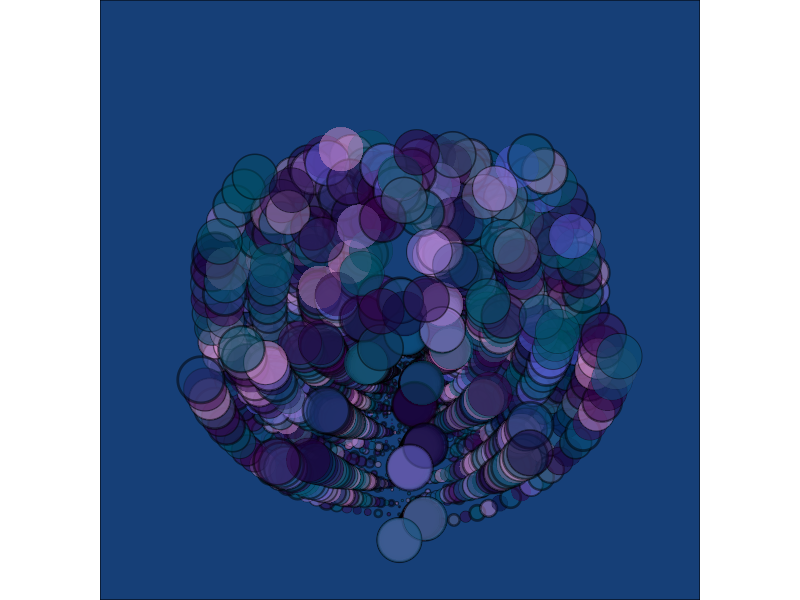

R code for this plot:
#========== Live Code Example =========#

# Library Load In====
library(tidyverse) #Because I'm lazy and reckless.


#=== Chaos to commence below ===#
  
circle_randomizer <- function(color_pal = c("rainbow","nature","galaxy","void","random"),
                              border_color = c("white", "black", "random"),
                              crowding = c("light", "middle", "heavy", "random"),
                              coordinates = c("cartesian", "polar", "equal", "random")){
  
#=============== Preset Color Palettes==============#  
  rainbow_pal = c("#af3918", "#a21152", "#822b75", "#612884",
                  "#154baf", "#0b82b9", "#277e9d", "#488e35",
                  "#e3a934","#b2336a")
  
  nature_pal = c("#ba3834","#731b18","#6a6a2a","#3d3d12","#634d41",
                 "#9e7057","#EEC373")
  
  galaxy_pal = c("#000839","#2C003E", "#3B064D", "#0F4C81", "#015668", "#003F5C", "#E497CD",
                 "#505BDA")
  #==================================================#
  
  # Parameter Lists==========#
  
  pal_list = list("rainbow" = rainbow_pal,
                  "nature" = nature_pal,
                  "galaxy" = galaxy_pal,
                  "void" = "#ffffff")
  
  border_list = list("white" = "#ffffff",
                     "black" = "#000000")
  
  crowds_list = list("light" = 10,
                     "medium" = 50,
                     "heavy" = 100)
  
  coords_list = list("cartesian" = coord_cartesian(),
                     "polar" = coord_polar(),
                     "equal" = coord_equal())
  
  #==============================================#
  
  #===Input Variable Lists===#
  
  #Color Palette
  input_pal = switch(color_pal,
                     "rainbow" = pal_list$rainbow,
                     "nature" = pal_list$nature,
                     "galaxy" = pal_list$galaxy,
                     "void" = pal_list$void,
                     "random" = unlist(sample(pal_list, 1)))
  
  #Crowding/Spacing of points
  input_crowding = switch(crowding,
                          "light" = crowds_list$light,
                          "medium" = crowds_list$medium,
                          "heavy" = crowds_list$heavy,
                          "random" = unlist(sample(crowds_list,1)))
  
  #Border color of circles/points
  input_border = switch(border_color,
                        "black" = border_list$black,
                        "white" = border_list$white,
                        "random" = unlist(sample(border_list,1)))
  
  #Ggplot plot coordinate systems
  input_coord = switch(coordinates,
                       "cartesian" = coords_list$cartesian,
                       "polar" = coords_list$polar,
                       "equal" = coords_list$equal,
                       "random" = unlist(sample(coords_list,1))
                       )
  
  #Randomized and calculated background of the ggplot
  background_color = sample(colorRampPalette(c(input_pal,"#000000","#ffffff"))(100),1)
  
  
# Data set up=======================#

# In Geometry used to create/set angles, here, used as a random transformer for the data points#
theta = seq(sample(1:100, 1), sample(1:100, 1)*pi, length.out = 100)

# Base data sets to be transformed#
circles <- tibble(crossing(x = seq(0,10, length.out = input_crowding),
                           y = x))

# Modified data set that adds varied transformations to the x and y variables as well as store the chosen color palette#
circles_mod <- circles %>%
  mutate(x = sin(theta)*x,
         y = cos(theta)*y,
         color = colorRampPalette(input_pal)(nrow(circles)))

#==============================================#

# Final work for the ggplot ===================#

circles_mod %>%
  ggplot(aes(x,y))+
  theme_void()+
  geom_point(shape = 21,
             size = seq(.001, 15, length.out = nrow(circles_mod)),
             stroke = sample(seq(.01, 1.5, length.out = nrow(circles_mod))),
             alpha = .5,
             fill = sample(circles_mod$color),
             color = input_border,
             position = "jitter")+
  theme(plot.background = element_rect(fill = background_color))+
  input_coord

}

#=================================================#

#Function ready to go and use!#

circle_randomizer(color_pal = "random",
                  border_color = "random",
                  crowding = "random",
                  coordinates = "random")

